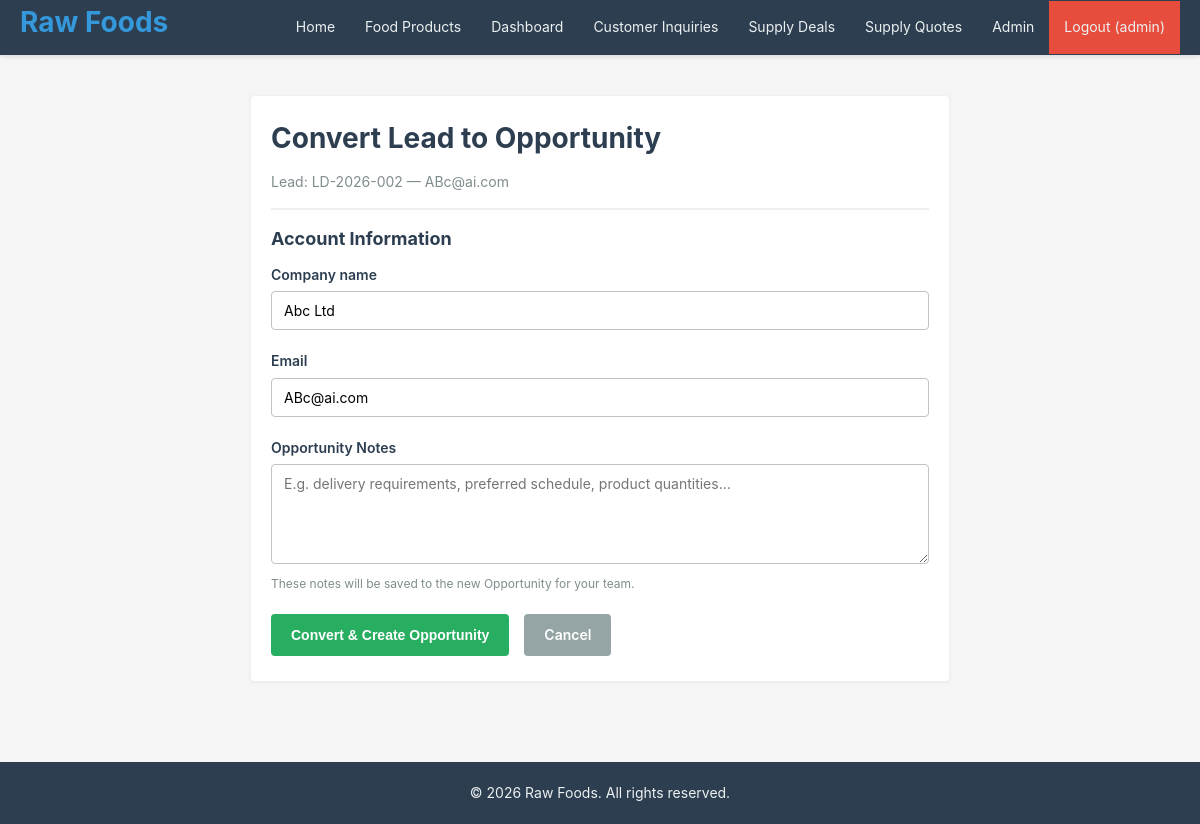
The page /sales/leads/2/convert/ (signed in) on the database its author committed.
### crm/models.py (models this page shows, shortened)
class Lead(models.Model):
    STATUS_CHOICES = [
        ('New', 'New'),
        ('Qualified', 'Qualified'),
        ('Converted', 'Converted'),
        ('Rejected', 'Rejected'),
    ]
    reference_number = models.CharField(
        max_length=20, unique=True, default=generate_lead_reference
    )
    email = models.EmailField()
    company_name = models.CharField(
        max_length=150, verbose_name="Company / Restaurant Name"
    )
    product_interested = models.ForeignKey(
        Product, on_delete=models.SET_NULL, null=True, blank=True,
        verbose_name="Interested Product (Feed/Oil/Grain)"
    )
    quantity = models.IntegerField(
        null=True, blank=True, validators=[MinValueValidator(1)],
        verbose_name="Quantity Required"
    )
    status = models.CharField(max_length=20, choices=STATUS_CHOICES, default='New')
    converted_to_acct_id = models.ForeignKey(
        'Account', on_delete=models.SET_NULL, null=True, blank=True, related_name='leads'
    )
    notes = models.TextField(blank=True, help_text="Delivery Location & other notes")
    created_at = models.DateTimeField(auto_now_add=True)
    updated_at = models.DateTimeField(auto_now=True)
    objects = models.Manager()
    class Meta:  # pylint: disable=too-few-public-methods
        ordering = ['-created_at']
        verbose_name = 'Customer Inquiry'
        verbose_name_plural = 'Customer Inquiries'

### crm/views.py (the view)
# urls.py: path('sales/leads/<int:pk>/convert/', views.lead_convert, name='lead_convert'),
@login_required
@staff_required
def lead_convert(request, pk):
    lead = get_object_or_404(Lead, id=pk)
    if lead.converted_to_acct_id:
        messages.warning(request, "This lead has already been converted.")
        return redirect('lead_detail', pk=pk)
    if request.method == 'POST':
        form = AccountForm(request.POST)
        if form.is_valid():
            account = form.save()
            opp = Opportunity.objects.create(
                account=account,
                name=f"{lead.company_name} - "
                     f"{timezone.now().strftime('%B %Y')}",
                description=form.cleaned_data.get('opportunity_notes', ''),
                status='Open',
                stage='Qualification',
                expected_close_date=timezone.now().date() + timedelta(days=30)
            )
            lead.status = 'Converted'
            lead.converted_to_acct_id = account
            lead.save()
            messages.success(request, "Lead converted. Account created:"
                                      f" {account.company_name}")
            return redirect('opportunity_detail', pk=opp.id)
    else:
        form = AccountForm(initial={
            'company_name': lead.company_name,
            'email': lead.email,
        })
    return render(request, 'lead_convert.html',
                  {'form': form, 'lead': lead})

### crm/forms.py
class AccountForm(forms.ModelForm):
    opportunity_notes = forms.CharField(
        required=False,
        label='Opportunity Notes',
        widget=forms.Textarea(attrs={
            'class': 'form-textarea',
            'rows': 3,
            'placeholder': 'E.g. delivery requirements, preferred schedule, product quantities…'
        })
    )
    class Meta:  # pylint: disable=too-few-public-methods
        model = Account
        fields = ['company_name', 'email']
        widgets = {
            'company_name': forms.TextInput(attrs={'class': 'form-input'}),
            'email': forms.EmailInput(attrs={'class': 'form-input'}),
        }

### crm/views.py (called while the page is built)
def staff_required(view_func):
    @wraps(view_func)
    def wrapper(request, *args, **kwargs):
        if not request.user.is_authenticated or not request.user.is_staff:
            messages.error(
                request, "You don't have permission to access this page.")
            return redirect('login')
        return view_func(request, *args, **kwargs)
    return wrapper

### templates/lead_convert.html (shortened to what this page needs)
{% extends "base.html" %}
{% block content %}
<div style="max-width: 700px; margin: 20px auto;">
    <div class="card">
        <div class="card-header">
            <h1>Convert Lead to Opportunity</h1>
            <p style="color: #7f8c8d; margin-top: 5px;">Lead: {{ lead.reference_number }} &mdash; {{ lead.email }}</p>
        </div>
        <div class="card-body">
            <form method="post">
                <h3>Account Information</h3>
                <div class="form-group">
                    <label for="{{ form.company_name.id_for_label }}">{{ form.company_name.label }}</label>
                    {{ form.company_name }}
                </div>
                <div class="form-group">
                    <label for="{{ form.email.id_for_label }}">{{ form.email.label }}</label>
                    {{ form.email }}
                </div>
                <div class="form-group">
                    <label for="{{ form.opportunity_notes.id_for_label }}">{{ form.opportunity_notes.label }}</label>
                    {{ form.opportunity_notes }}
                    <span style="color: #7f8c8d; font-size: 12px; display: block; margin-top: 4px;">These notes will be saved to the new Opportunity for your team.</span>
                </div>
                <div class="btn-group">
                    <button type="submit" class="btn btn-success">Convert &amp; Create Opportunity</button>
                    <a href="javascript:history.back()" class="btn btn-secondary">Cancel</a>
                </div>
            </form>
        </div>
    </div>
</div>
{% endblock %}

### templates/base.html (shortened to what this page needs)
<!DOCTYPE html>
<html lang="en">
<head>
    {% load static %}
    <link rel="stylesheet" href="{% static 'css/style.css' %}">
</head>
<body>
    <nav class="navbar">
        <div class="nav-container">
            <h1 class="nav-logo">
                <a href="{% url 'home' %}">Raw Foods</a>
            </h1>
            <ul class="nav-menu">
                <li><a href="{% url 'home' %}">Home</a></li>
                <li><a href="{% url 'product_list' %}">Food Products</a></li>
                {% if user.is_authenticated %}
                {% if user.is_staff %}
                <li><a href="{% url 'sales_dashboard' %}">Dashboard</a></li>
                <li><a href="{% url 'lead_list' %}">Customer Inquiries</a></li>
                <li><a href="{% url 'opportunity_list' %}">Supply Deals</a></li>
                <li><a href="{% url 'quote_list' %}">Supply Quotes</a></li>
                {% if user.is_superuser %}
                <li><a href="/admin/">Admin</a></li>
                {% endif %}
                {% else %}
                <li><a href="{% url 'my_orders' %}">My Orders</a></li>
                {% endif %}
                <li><a href="{% url 'logout' %}" class="btn-logout">Logout ({{ user.username }})</a></li>
                {% else %}
                <li><a href="{% url 'request_quote' %}">Request Quote</a></li>
                <li><a href="{% url 'login' %}" class="btn-login">Login</a></li>
                {% endif %}
            </ul>
        </div>
    </nav>
    <div class="container">
        {% block content %}{% endblock %}
    </div>
    <footer class="footer">
        <p>&copy; 2026 Raw Foods. All rights reserved.</p>
    </footer>
</body>
</html>

### static/css/style.css (style rules this page uses)
* { margin: 0; padding: 0; box-sizing: border-box; }
html, body { height: 100%; }
body { font-family: -apple-system, BlinkMacSystemFont, "Segoe UI", Roboto, "Helvetica Neue", Arial, sans-serif; font-size: 14px; line-height: 1.6; color: #333; background-color: #f5f5f5; }
.container { max-width: 1200px; margin: 0 auto; padding: 20px; min-height: calc(100vh - 200px); }
.navbar { background-color: #2c3e50; padding: 0; box-shadow: 0 2px 4px rgba(0, 0, 0, 0.1); position: sticky; top: 0; z-index: 100; }
.nav-container { max-width: 1200px; margin: 0 auto; display: flex; justify-content: space-between; align-items: center; padding: 0 20px; }
.nav-menu { list-style: none; display: flex; gap: 0; align-items: center; flex-wrap: wrap; }
.nav-menu li { margin: 0; }
.nav-menu a { display: block; color: #ecf0f1; padding: 15px 15px; text-decoration: none; transition: background-color 0.3s; }
.btn-logout { background-color: #e74c3c; }
.footer { background-color: #2c3e50; color: #ecf0f1; text-align: center; padding: 20px; margin-top: 40px; }
.form-group { margin-bottom: 20px; }
label { display: block; margin-bottom: 5px; font-weight: 600; color: #2c3e50; }
.form-input, .form-select, .form-textarea { width: 100%; padding: 10px 12px; border: 1px solid #bdc3c7; border-radius: 4px; font-family: inherit; font-size: 14px; transition: border-color 0.3s, box-shadow 0.3s; }
.form-textarea { resize: vertical; min-height: 100px; }
.btn { display: inline-block; padding: 10px 20px; margin-right: 5px; margin-bottom: 5px; border: none; border-radius: 4px; cursor: pointer; font-size: 14px; font-weight: 600; text-decoration: none; transition: background-color 0.3s, color 0.3s; text-align: center; }
.btn-success { background-color: #27ae60; color: white; }
.btn-secondary { background-color: #95a5a6; color: white; }
.btn-group { display: flex; gap: 10px; flex-wrap: wrap; margin-top: 20px; }
.card { background-color: white; border: 1px solid #ecf0f1; border-radius: 4px; padding: 20px; margin-bottom: 20px; box-shadow: 0 1px 3px rgba(0, 0, 0, 0.05); }
.card-header { border-bottom: 2px solid #ecf0f1; padding: 0 0 15px 0; margin-bottom: 15px; }
.card-body { min-height: 100px; }
h1 { font-size: 28px; color: #2c3e50; margin-bottom: 10px; }
h3 { font-size: 18px; color: #2c3e50; margin-bottom: 10px; margin-top: 15px; }
a { color: #3498db; text-decoration: none; }

### rows shown on the page
Lead: reference_number "LD-2026-002", email "ABc@ai.com", company_name "Abc Ltd"

### other values the page prints
{{ user.username }} "admin"
